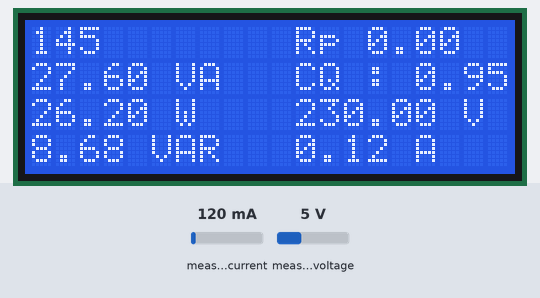
The sketch below on a simulated Arduino Uno, built with avr-gcc and run on an emulated ATmega328P. Parts: 20×4 character LCD. The inputs (shaded band) are chosen by the test bench; at power-on: measured current 120 mA, measured voltage 5 V. What the sketch prints to the serial monitor is not drawn.

Above: at 1.2 s.
1.3 s: measured current set to 40 mA
At 3.1 s:
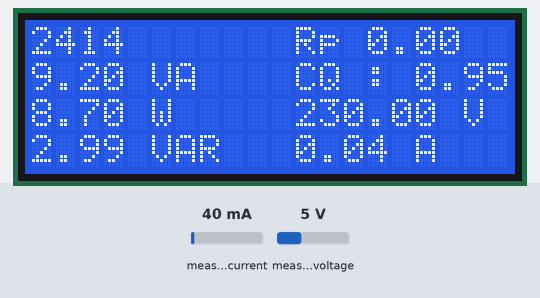
4.3 s: measured voltage set to 0.3 V
At 5.6 s:
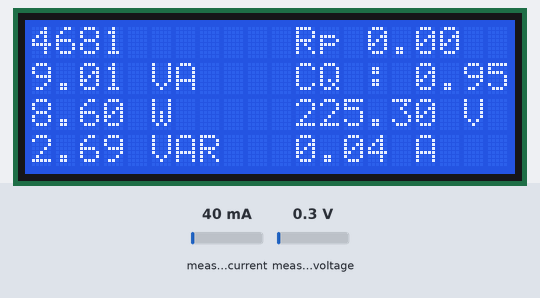
7.3 s: measured current set to 500 mA
At 8.8 s:
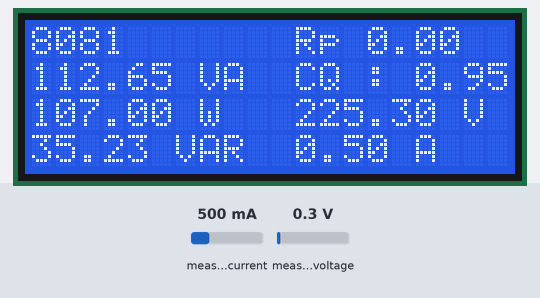
10.3 s: measured voltage set to 3.8 V
At 10.9 s:
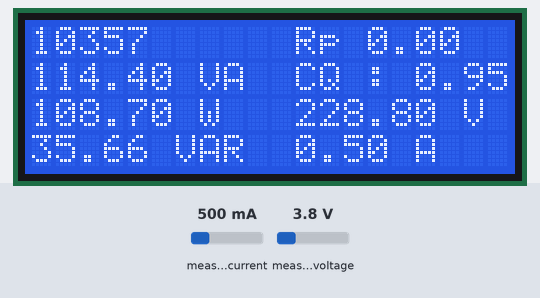
Timing chart, 0 to 13.3 s (numbered marks = the images above; inputs shaded):
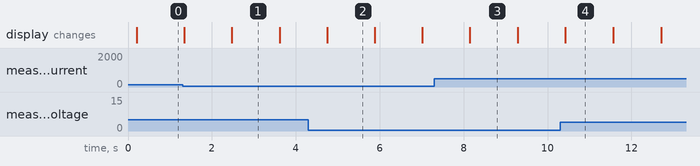

The sketch:

PZEM_004.ino
```cpp
#include <LiquidCrystal_PCF8574.h>
LiquidCrystal_PCF8574 lcd(0x27);
#include <PZEM004Tv30.h>


PZEM004Tv30 pzem(12, 13);

float Power, Energy, Voltase, Current, VA, CQ, SQ, VAR, biaya;
void setup() {
  // put your setup code here, to run once:
  Serial.begin(9600);
  lcd.begin(20, 4);
  lcd.setBacklight(255);
  lcd.print("HELLO WORLD!");
}

void loop() {
  // put your main code here, to run repeatedly:
  Power = pzem.power();
  if (isnan(Power))
  { Serial.println ("Gagal membaca power");

  }
  else
  { Serial.print ("Power : ");
    Serial.print (Power);
    Serial.println (" W");
  }
  Energy = pzem.energy();
  if (isnan(Energy))
  { Serial.println ("Gagal membaca energi");

  }
  else
  { Serial.print ("Energy : ");
    Serial.print (Energy);
    Serial.println (" KW");
  }
  Voltase = pzem.voltage();
  if (isnan(Voltase))
  { Serial.println ("Gagal membaca voltase");

  }
  else
  { Serial.print ("Voltase : ");
    Serial.print (Voltase);
    Serial.println (" V");
  }
  Current = pzem.current();
  if (isnan(Current))
  { Serial.println ("Gagal membaca cureent");

  }
  else
  { Serial.print ("Current : ");
    Serial.print (Current);
    Serial.println (" A");
  }
  if (Current > 0 )
  { VA = Voltase * Current ;
    VAR = sqrt(pow(VA,2) - pow(Power,2));
   // biaya / H Rp1.352
   biaya = Energy * 1352 ;
    CQ = Power  / VA  ;
    SQ = 1  - CQ  ;
    lcd.clear();
    lcd.setCursor(0, 0);
    lcd.print(millis());
    lcd.setCursor(11, 0);
    lcd.print("Rp ");
    lcd.print(biaya);
    lcd.setCursor(0, 1);
    lcd.print(VA);
    lcd.print(" VA ");
    lcd.setCursor(11, 1);
    lcd.print("CQ : ");
    lcd.print(CQ);
    lcd.setCursor(0, 2);
    lcd.print(Power);
    lcd.print(" W ");
    lcd.setCursor(11, 2);
    lcd.print(Voltase);
    lcd.print(" V ");
    lcd.setCursor(0, 3);
    lcd.print(VAR);
    lcd.print(" VAR ");
    lcd.setCursor(11, 3);
    lcd.print(Current); lcd.print(" A");

  }

  delay(1000);

}
```

Measured:
- what the display in image 1 shows lasts 1.1 s, from 2.5 s to 3.6 s
